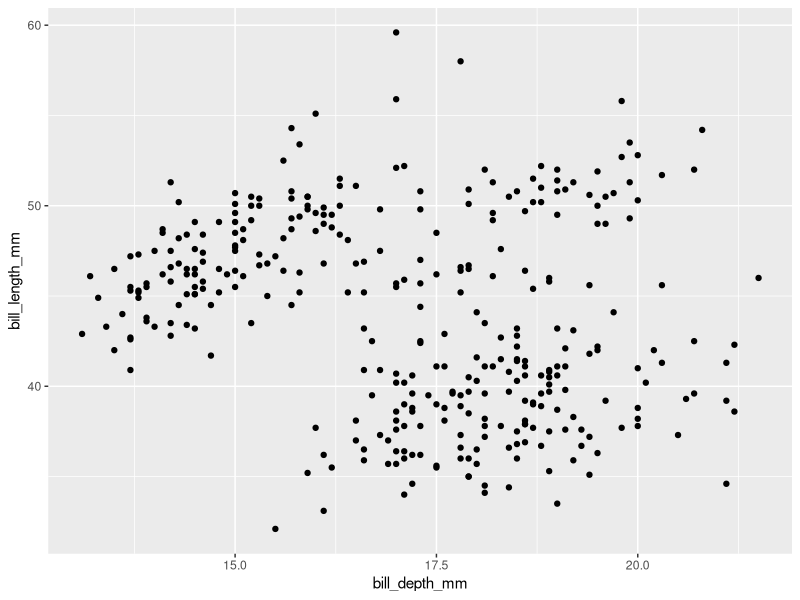
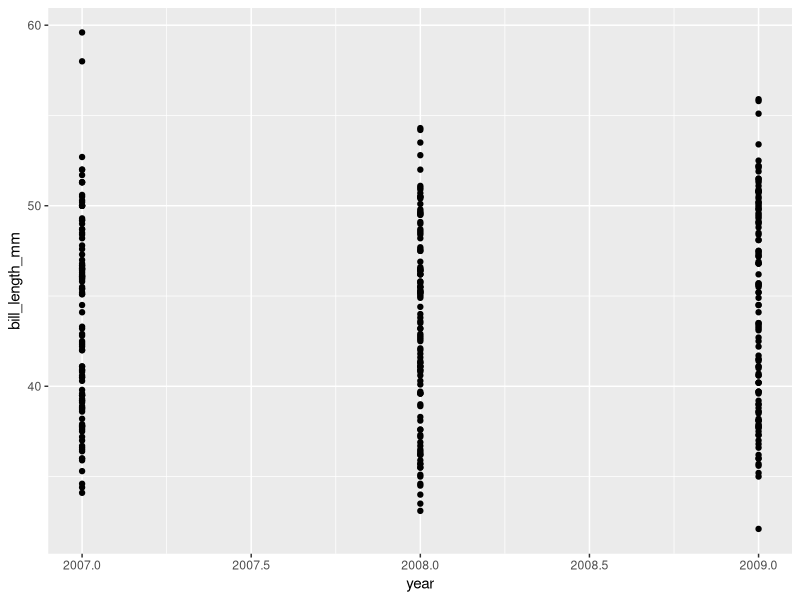
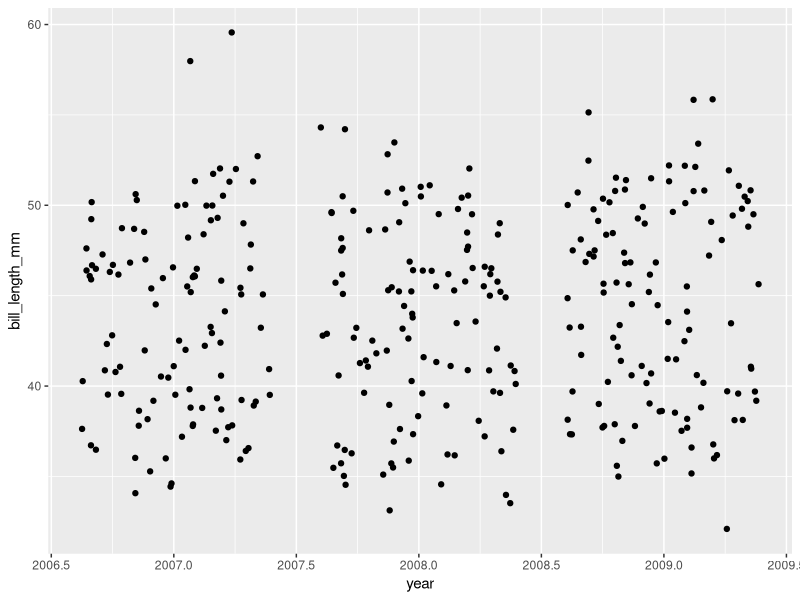
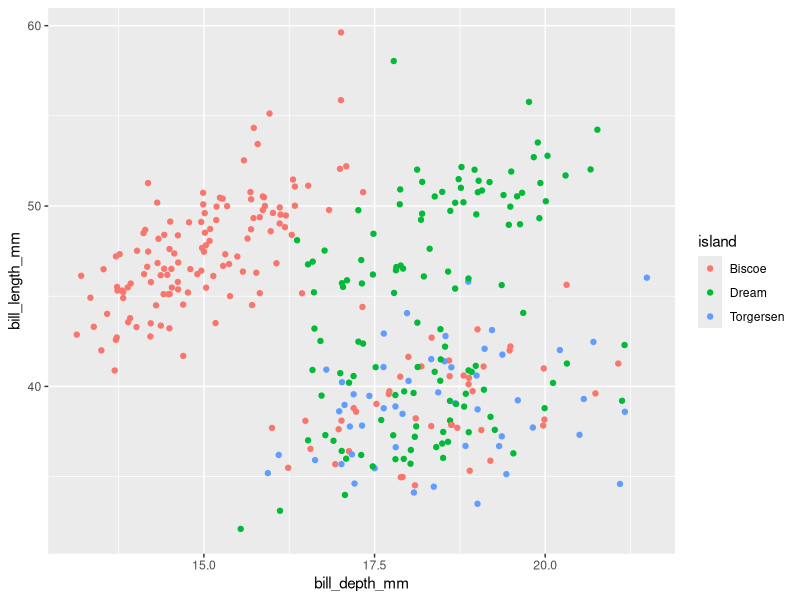
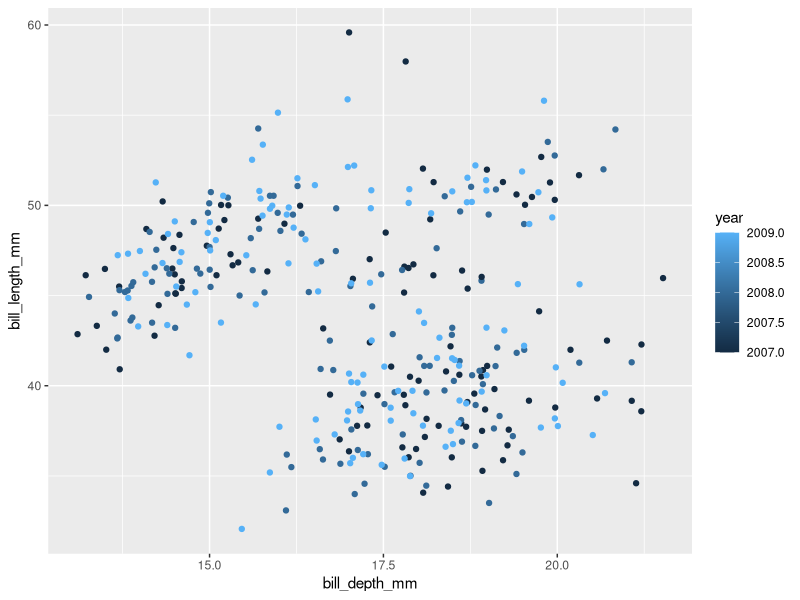
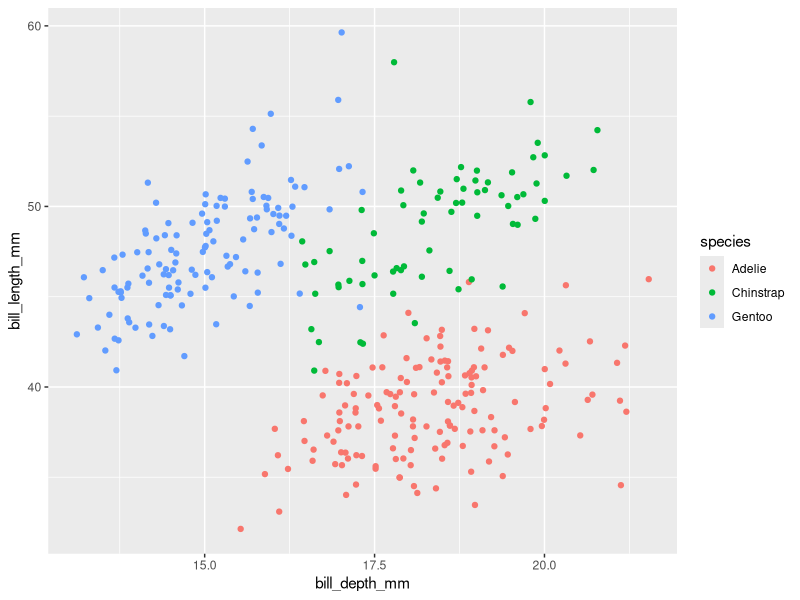
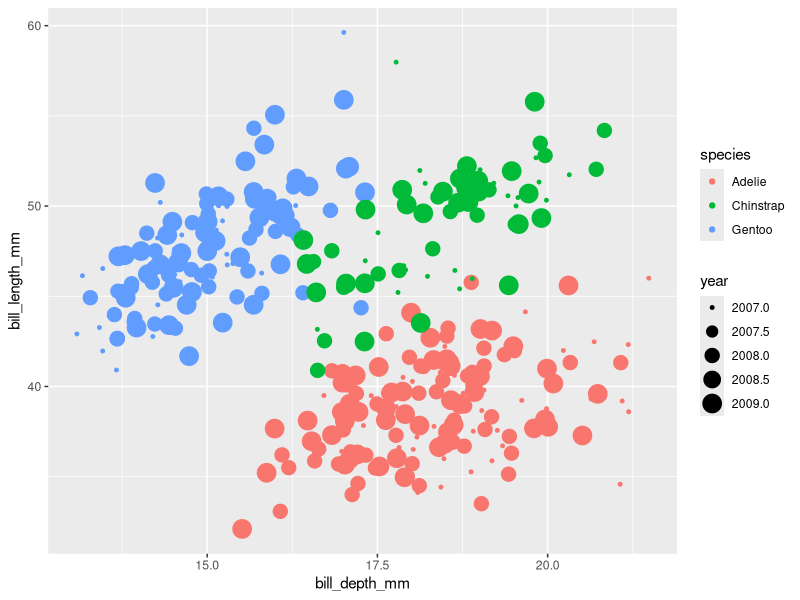
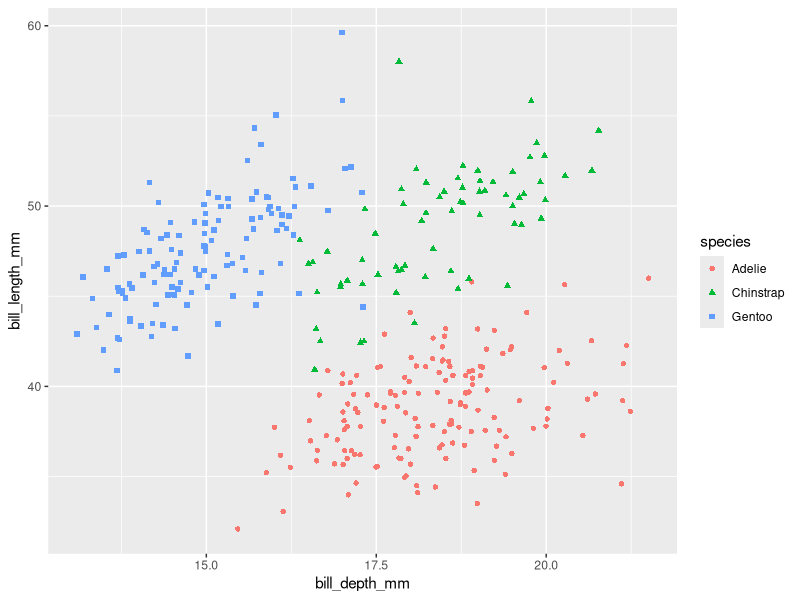

Here is the R script that generated these plots, in order:
## ---- chunk 1
knitr::opts_chunk$set(
  echo = TRUE,
  fig.retina = 3
)
## ---- chunk 2
# install.packages("tidyverse")
# install.packages("palmerpenguins")
library(tidyverse)
## ---- chunk 3
penguins <- palmerpenguins::penguins
## ---- chunk 4
penguins
## ---- chunk 5
ggplot(data = penguins) +
  geom_point(
    mapping = aes(x = bill_depth_mm,
                  y = bill_length_mm)
  )
## ---- chunk 6
## 1a
ggplot(data = penguins) +
  geom_point(
    mapping = aes(x = year, 
                  y = bill_length_mm)
  )

# 1b
ggplot(data = penguins) +
  geom_jitter(
    mapping = aes(x = year, 
                  y = bill_length_mm)
  )
## ---- chunk 7
ggplot(data = penguins) + 
  geom_jitter(
    mapping = aes(x = bill_depth_mm, 
                  y = bill_length_mm, 
                  colour = island)
  )
## ---- chunk 8
## 2a
ggplot(data = penguins) + 
  geom_jitter(
    mapping = aes(x = bill_depth_mm, 
                  y = bill_length_mm,
                  colour = year)
  )

# 2b
ggplot(data = penguins) + 
  geom_jitter(
    mapping = aes(x = bill_depth_mm, 
                  y = bill_length_mm,
                  colour = species)
  )
## ---- chunk 9
ggplot(data = penguins) + 
  geom_jitter(
    mapping = aes(x = bill_depth_mm, 
                  y = bill_length_mm, 
                  colour = species, 
                  size = year)
  )
## ---- chunk 10
ggplot(data = penguins) + 
  geom_jitter(
    mapping = aes(x = bill_depth_mm, 
                  y = bill_length_mm, 
                  colour = species, 
                  shape = species)
  )
## ---- chunk 11
ggplot(data = penguins) + 
  geom_point(
    mapping = aes(x = bill_depth_mm, 
                  y = bill_length_mm),
    colour = "blue"
  )
## ---- chunk 12
## 4a
ggplot(data = penguins) + 
  geom_point(
    mapping = aes(x = bill_depth_mm, 
                  y = bill_length_mm, 
                  alpha = year)
  )

## 4b
ggplot(data = penguins) + 
  geom_point(
    mapping = aes(x = bill_depth_mm, 
                  y = bill_length_mm),
    alpha = 0.7)
## ---- chunk 13
ggplot(data = penguins) + 
  geom_line(
    mapping = aes(x = bill_depth_mm, 
                  y = bill_length_mm, 
                  group = species, 
                  colour = species)
  )
## ---- chunk 14
ggplot(data = penguins) + 
  geom_boxplot(
    mapping = aes(x = species, 
                  y = bill_length_mm)
  )
## ---- chunk 15
ggplot(data = penguins) + 
  geom_jitter(
    mapping = aes(x = species, 
                  y = bill_length_mm, 
                  colour = species)
  ) +
  geom_boxplot(
    mapping = aes(x = species,
                  y = bill_length_mm)
  )

## ---- chunk 16
ggplot(data = penguins,
       mapping = aes(x = island, 
                     y = bill_length_mm)
) + 
  geom_jitter(aes(colour = island)) +
  geom_boxplot(alpha = .6)

## ---- chunk 17
ggplot(data = penguins, 
       mapping = aes(x = bill_depth_mm, 
                     y = bill_length_mm)
) +
  geom_point(alpha = 0.5) +
  geom_smooth(method = "lm")
## ---- chunk 18
# 5a
ggplot(data = penguins, 
       mapping = aes(x = bill_depth_mm, 
                     y = bill_length_mm)) +
  geom_point(mapping = aes(colour = species),
             alpha = 0.5) +
  geom_smooth(method = "lm")

# 5b
ggplot(penguins, 
       aes(x = bill_depth_mm, 
           y = bill_length_mm)) +
  geom_point(aes(colour = species),
             alpha = 0.5) +
  geom_smooth(method = "lm", 
              aes(colour = species)) +
  geom_smooth(method = "lm", 
              colour = "black")
